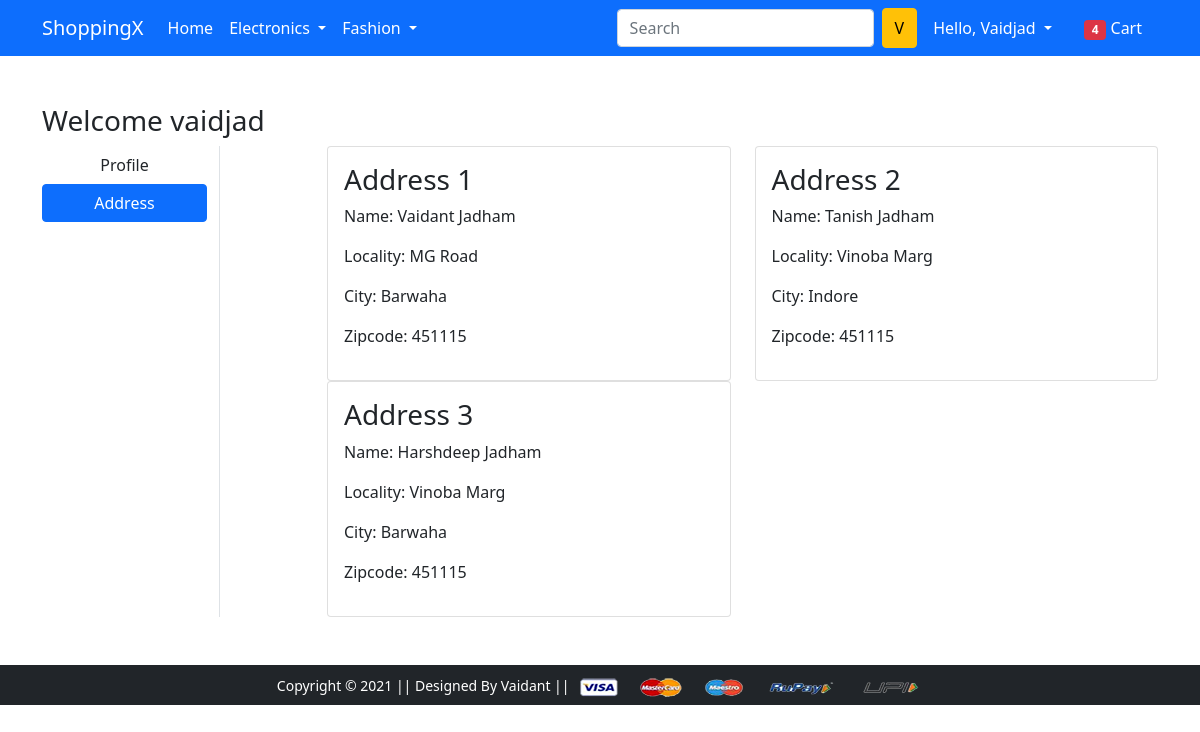
The app's page /address/ (signed in) with its own data.
### app/models.py (models this page shows, shortened)
class Customer(models.Model):
    user = models.ForeignKey(User,on_delete=models.CASCADE)
    name = models.CharField(max_length=100)
    locality = models.CharField(max_length=200)
    city = models.CharField(max_length=50)
    zipcode = models.CharField(max_length=6)
    state = models.CharField(choices = STATE_CHOICES, max_length=100)

### app/views.py (the view)
# urls.py: path('address/', views.address, name='address'),
def address(request):
    addr = Customer.objects.filter(user = request.user)
    return render(request, 'app/address.html',{'addr':addr,'active':'btn-primary'})

### app/templates/app/address.html (shortened to what this page needs)
{% extends 'app/base.html' %}
{% load static %}
{% block main-content %}
<div class="container my-5">
 <div class="row">
 <h3>Welcome {{request.user}}</h3>
  <div class="col-sm-2 border-end">
   <ul class="list-unstyled">
    <li class="d-grid"><a href="{% url 'profile' %}" class="btn ">Profile</a></li>
    <li class="d-grid"><a href="{% url 'address' %}" class="btn {{active}}">Address</a></li>
   </ul>
  </div>
  <div class="col-sm-9 offset-sm-1">
   <div class="row">
    {% for ad in addr  %}
    <div class="col-sm-6">
     <div class="card">
      <div class="card-body">
       <h3>Address {{forloop.counter}}</h3>
       <p>Name: {{ad.name}}</p>
       <p>Locality: {{ad.locality}}</p>
       <p>City: {{ad.city}}</p>
       <p>Zipcode: {{ad.zipcode}}</p>
      </div>
     </div>
    </div>
    {% endfor %}
   </div>
  </div>
 </div>
</div>
{% endblock main-content %}

### app/templates/app/base.html (shortened to what this page needs)
<!doctype html>
{% load static %}
<html lang="en">
  <head>
    <link href="https://cdn.jsdelivr.net/npm/bootstrap@5.0.0-beta1/dist/css/bootstrap.min.css" rel="stylesheet">
    <link rel="stylesheet" href="{% static 'app/css/owl.carousel.min.css' %}">
    <link rel="stylesheet" href="{% static 'app/css/all.min.css' %}">
    <link rel="stylesheet" href="{% static 'app/css/style.css' %}">
  </head>
  <body>
    <nav class="navbar navbar-expand-lg navbar-dark bg-primary">
     <div class="container">
       <a class="navbar-brand" href="/">ShoppingX</a>
       <div class="collapse navbar-collapse" id="navbarSupportedContent">
         <ul class="navbar-nav me-auto mb-2 mb-lg-0">
           <li class="nav-item">
             <a class="nav-link active" aria-current="page" href="/">Home</a>
           </li>
           <li class="nav-item dropdown">
             <a class="nav-link dropdown-toggle text-white" href="#" id="electronicsDropdown" role="button" data-bs-toggle="dropdown" aria-expanded="false">
               Electronics
             </a>
           </li>
           <li class="nav-item dropdown">
             <a class="nav-link dropdown-toggle text-white" href="#" id="fashionDropdown" role="button" data-bs-toggle="dropdown" aria-expanded="false">
               Fashion
             </a>
           </li>
         </ul>
         <form class="d-flex">
           <input class="form-control me-2" type="search" placeholder="Search" aria-label="Search">
         </form>
         <div>
          <ul class="navbar-nav me-auto mb-2 mb-lg-0">
            {% if request.user.is_authenticated %}
            <button class="btn btn-warning" type="submit">V</button>
           <li class="nav-item dropdown mx-2">
              <a class="nav-link dropdown-toggle text-white" href="#" id="profileDropdown" role="button" data-bs-toggle="dropdown" aria-expanded="false">
                Hello, {{request.user.username|capfirst}}
              </a>
            </li>
            <li class="nav-item mx-2">
             <a href="{% url 'show_cart' %}" class="nav-link text-white"><span class="badge bg-danger">4</span> Cart </a>
            </li>
            {% endif %}
          </ul>
         </div>
       </div>
     </div>
    </nav>
    {% block main-content %} {% endblock main-content %}
    <footer class="container-fluid bg-dark text-center p-2 mt-5">
        <small class="text-white">Copyright &copy; 2021 || Designed By Vaidant || </small>
        <img src="{% static 'app/images/payment.png' %}" alt="" srcset="" class="img-fluid" height="2px">
    </footer>
  </body>
</html>

### records on screen
Customer: name "Vaidant Jadham", locality "MG Road", city "Barwaha", zipcode "451115"
Customer: name "Tanish Jadham", locality "Vinoba Marg", city "Indore", zipcode "451115"
Customer: name "Harshdeep Jadham", locality "Vinoba Marg", city "Barwaha", zipcode "451115"

### other values on screen
{{ request.user.username|capfirst }} "Vaidjad"
{{ request.user }} "vaidjad"
